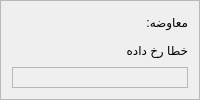
                   <widget class="QFrame" name="compensationFormFrame">
                    <property name="minimumSize">
                     <size>
                      <width>0</width>
                      <height>0</height>
                     </size>
                    </property>
                    <property name="frameShape">
                     <enum>QFrame::StyledPanel</enum>
                    </property>
                    <property name="frameShadow">
                     <enum>QFrame::Raised</enum>
                    </property>
                    <layout class="QVBoxLayout" name="verticalLayout_75">
                     <item>
                      <widget class="QLabel" name="compensationFormLbl">
                       <property name="styleSheet">
                        <string notr="true">label</string>
                       </property>
                       <property name="text">
                        <string>معاوضه:</string>
                       </property>
                       <property name="styleClass" stdset="0">
                        <string>form-label</string>
                       </property>
                      </widget>
                     </item>
                     <item>
                      <widget class="QLabel" name="compensationFormError">
                       <property name="text">
                        <string>خطا رخ داده</string>
                       </property>
                       <property name="styleClass" stdset="0">
                        <string>form-field-error</string>
                       </property>
                      </widget>
                     </item>
                     <item>
                      <widget class="QFrame" name="compensationFormOptionsFrame">
                       <property name="frameShape">
                        <enum>QFrame::StyledPanel</enum>
                       </property>
                       <property name="frameShadow">
                        <enum>QFrame::Raised</enum>
                       </property>
                       <layout class="QVBoxLayout" name="verticalLayout_77"/>
                      </widget>
                     </item>
                    </layout>
                   </widget>
